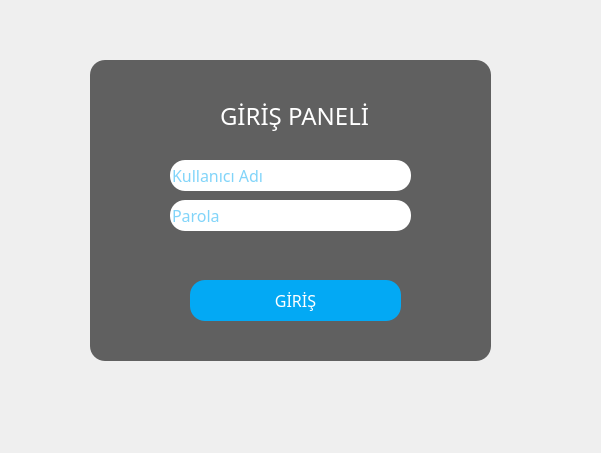
<?xml version="1.0" encoding="UTF-8"?>
<ui version="4.0">
 <class>Form</class>
 <widget class="QWidget" name="Form">
  <property name="geometry">
   <rect>
    <x>0</x>
    <y>0</y>
    <width>601</width>
    <height>453</height>
   </rect>
  </property>
  <property name="windowTitle">
   <string>Form</string>
  </property>
  <property name="styleSheet">
   <string notr="true">*{
	font-size:16px;
	font-family:sans-serif;
}
#Form{
	background:url(:/image/qtimage/r15.jpg);
}
QFrame{
	background:rgba(0,0,0,0.6);
	border-radius:15px;
}
QPushButton{
	background:#03a9f4;
	color:#fff;
	border-radius:15px;
}
QPushButton:hover{
	background:rgba(0,0,0,0.6);
	border-radius:15px;
	color:#03a9f4;
}
QLineEdit{
	border-radius:15px;
	color:#03a9f4;	
}
QLabel{
	color:#fff;
	background:transparent;
	font-size:24px;
}
</string>
  </property>
  <widget class="QFrame" name="frame">
   <property name="geometry">
    <rect>
     <x>90</x>
     <y>60</y>
     <width>401</width>
     <height>301</height>
    </rect>
   </property>
   <property name="frameShape">
    <enum>QFrame::StyledPanel</enum>
   </property>
   <property name="frameShadow">
    <enum>QFrame::Raised</enum>
   </property>
   <widget class="QPushButton" name="pushButton">
    <property name="geometry">
     <rect>
      <x>100</x>
      <y>220</y>
      <width>211</width>
      <height>41</height>
     </rect>
    </property>
    <property name="text">
     <string>GİRİŞ</string>
    </property>
   </widget>
   <widget class="QLineEdit" name="lineEdit">
    <property name="geometry">
     <rect>
      <x>80</x>
      <y>100</y>
      <width>241</width>
      <height>31</height>
     </rect>
    </property>
    <property name="text">
     <string/>
    </property>
    <property name="placeholderText">
     <string>Kullanıcı Adı</string>
    </property>
   </widget>
   <widget class="QLineEdit" name="lineEdit_2">
    <property name="geometry">
     <rect>
      <x>80</x>
      <y>140</y>
      <width>241</width>
      <height>31</height>
     </rect>
    </property>
    <property name="text">
     <string/>
    </property>
    <property name="echoMode">
     <enum>QLineEdit::Password</enum>
    </property>
    <property name="placeholderText">
     <string>Parola</string>
    </property>
   </widget>
   <widget class="QLabel" name="label">
    <property name="geometry">
     <rect>
      <x>130</x>
      <y>40</y>
      <width>161</width>
      <height>31</height>
     </rect>
    </property>
    <property name="text">
     <string>GİRİŞ PANELİ</string>
    </property>
   </widget>
  </widget>
 </widget>
 <resources>
  <include location="images.qrc"/>
 </resources>
 <connections/>
</ui>
